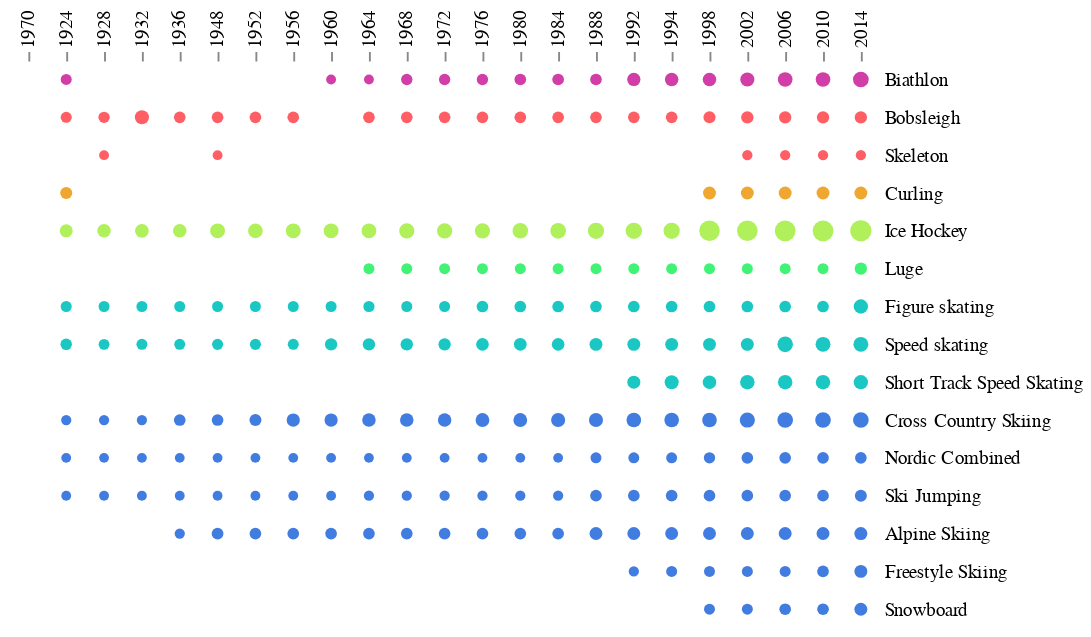

Notebook code cell kept with this figure:
### Code cell
scatter = alt.Chart(medals_df).mark_point(filled=True).encode(
    x=alt.X('year(Year):O', axis=alt.Axis(title='', domain=False, labelAngle=-90)),
    y=alt.Y('Discipline:O', axis=alt.Axis(title='', domain=False, ticks=False), sort=alt.SortField(field='Sport')),
    color=alt.Color('Sport:O', scale=alt.Scale(scheme='rainbow'), legend=None),
    size=alt.Size('count(Gender_Event):Q', scale=alt.Scale(range=[25, 125]), legend=None)
)

dummy = pd.DataFrame({'x': [1940, 1944]})

annotation = alt.Chart(medals_df).mark_rect(fill='red', opacity=0.5).encode(
    x=alt.X('1948:O'),
    x2=alt.X2('1952:O'),
)

layered = alt.layer(annotation, scatter)
layered.configure_axisY(
    orient='right'
).configure_axisX(
    orient='top'
).configure_view(
    stroke='transparent'
)

### Figure 1 — Vega specification as saved in the notebook (floating-point values rounded to 4 significant figures; data arrays with more than 128 entries replaced by an {"elided": "..."} marker saying what was removed)
{"$schema": "https://vega.github.io/schema/vega/v5.json", "data": [{"name": "source_0", "values": {"elided": "5770 records"}, "transform": [{"type": "formula", "expr": "toDate(datum['Year'])", "as": "Year"}, {"type": "formula", "expr": "toDate(datum['1952'])", "as": "1952"}, {"type": "formula", "expr": "toDate(datum['1948'])", "as": "1948"}]}, {"name": "data_0"}, {"name": "data_1", "values": {"elided": "233 records"}, "transform": [{"type": "formula", "expr": "toDate(datum['year_Year'])", "as": "year_Year"}]}, {"name": "source_0_x_domain_1948_0", "values": [{"1948": null}], "transform": [{"type": "formula", "expr": "toDate(datum['1948'])", "as": "1948"}]}, {"name": "source_0_x_domain_1952_1", "values": [{"1952": null}], "transform": [{"type": "formula", "expr": "toDate(datum['1952'])", "as": "1952"}]}, {"name": "data_1_x_domain_year_Year_2", "values": [{"year_Year": "1924-01-01T00:00:00.000"}, {"year_Year": "1928-01-01T00:00:00.000"}, {"year_Year": "1932-01-01T00:00:00.000"}, {"year_Year": "1936-01-01T00:00:00.000"}, {"year_Year": "1948-01-01T00:00:00.000"}, {"year_Year": "1952-01-01T00:00:00.000"}, {"year_Year": "1956-01-01T00:00:00.000"}, {"year_Year": "1960-01-01T00:00:00.000"}, {"year_Year": "1964-01-01T00:00:00.000"}, {"year_Year": "1968-01-01T00:00:00.000"}, {"year_Year": "1972-01-01T00:00:00.000"}, {"year_Year": "1976-01-01T00:00:00.000"}, {"year_Year": "1980-01-01T00:00:00.000"}, {"year_Year": "1984-01-01T00:00:00.000"}, {"year_Year": "1988-01-01T00:00:00.000"}, {"year_Year": "1992-01-01T00:00:00.000"}, {"year_Year": "1994-01-01T00:00:00.000"}, {"year_Year": "1998-01-01T00:00:00.000"}, {"year_Year": "2002-01-01T00:00:00.000"}, {"year_Year": "2006-01-01T00:00:00.000"}, {"year_Year": "2010-01-01T00:00:00.000"}, {"year_Year": "2014-01-01T00:00:00.000"}], "transform": [{"type": "formula", "expr": "toDate(datum['year_Year'])", "as": "year_Year"}]}, {"name": "data_0_y_domain_Discipline", "values": [{"Discipline": "Biathlon", "sort_field": "Biathlon"}, {"Discipline": "Bobsleigh", "sort_field": "Bobsleigh"}, {"Discipline": "Curling", "sort_field": "Curling"}, {"Discipline": "Ice Hockey", "sort_field": "Ice Hockey"}, {"Discipline": "Figure skating", "sort_field": "Skating"}, {"Discipline": "Speed skating", "sort_field": "Skating"}, {"Discipline": "Cross Country Skiing", "sort_field": "Skiing"}, {"Discipline": "Nordic Combined", "sort_field": "Skiing"}, {"Discipline": "Ski Jumping", "sort_field": "Skiing"}, {"Discipline": "Skeleton", "sort_field": "Bobsleigh"}, {"Discipline": "Alpine Skiing", "sort_field": "Skiing"}, {"Discipline": "Luge", "sort_field": "Luge"}, {"Discipline": "Short Track Speed Skating", "sort_field": "Skating"}, {"Discipline": "Freestyle Skiing", "sort_field": "Skiing"}, {"Discipline": "Snowboard", "sort_field": "Skiing"}]}, {"name": "data_1_color_domain_Sport", "values": [{"Sport": "Biathlon"}, {"Sport": "Bobsleigh"}, {"Sport": "Curling"}, {"Sport": "Ice Hockey"}, {"Sport": "Skating"}, {"Sport": "Skiing"}, {"Sport": "Luge"}]}, {"name": "data_1_size_domain___count", "values": [{"min": 3, "max": 138}]}], "signals": [{"name": "x_step", "value": 20}, {"name": "width", "update": "bandspace(domain('x').length, 0, 0) * x_step"}, {"name": "y_step", "value": 20}, {"name": "height", "update": "bandspace(domain('y').length, 1, 0.5) * y_step"}], "marks": [{"type": "rect", "name": "layer_0_marks", "from": {"data": "source_0"}, "encode": {"update": {"y2": {"field": {"signal": null, "datum": null, "group": "height", "parent": null}}, "fill": {"value": "red"}, "description": {"signal": "\"1948: \" + (isValid(datum[\"1948\"]) ? datum[\"1948\"] : \"\"+datum[\"1948\"]) + \"; 1952: \" + (isValid(datum[\"1952\"]) ? datum[\"1952\"] : \"\"+datum[\"1952\"])"}, "x": {"field": "1948", "scale": "x", "band": 0.5}, "x2": {"field": "1952", "scale": "x", "band": 0.5}, "opacity": {"value": 0.5}, "y": {"value": 0}}}, "style": ["rect"]}, {"type": "symbol", "name": "layer_1_marks", "from": {"data": "data_1"}, "encode": {"update": {"size": {"field": "__count", "scale": "size"}, "ariaRoleDescription": {"value": "point"}, "description": {"signal": "\"Year (year): \" + (timeFormat(datum[\"year_Year\"], timeUnitSpecifier([\"year\"], {\"year-month\":\"%b %Y \",\"year-month-date\":\"%b %d, %Y \"}))) + \"; Discipline: \" + (isValid(datum[\"Discipline\"]) ? datum[\"Discipline\"] : \"\"+datum[\"Discipline\"]) + \"; Sport: \" + (isValid(datum[\"Sport\"]) ? datum[\"Sport\"] : \"\"+datum[\"Sport\"]) + \"; Count of Records: \" + (format(datum[\"__count\"], \"\"))"}, "x": {"field": "year_Year", "scale": "x", "band": 0.5}, "y": {"field": "Discipline", "scale": "y"}, "fill": {"field": "Sport", "scale": "color"}}}, "style": ["point"]}], "scales": [{"name": "x", "type": "band", "domain": {"fields": [{"data": "source_0_x_domain_1948_0", "field": "1948"}, {"data": "source_0_x_domain_1952_1", "field": "1952"}, {"data": "data_1_x_domain_year_Year_2", "field": "year_Year"}], "sort": true}, "range": {"step": {"signal": "x_step"}}, "paddingOuter": 0, "paddingInner": 0}, {"name": "y", "type": "point", "domain": {"data": "data_0_y_domain_Discipline", "field": "Discipline", "sort": {"op": "max", "field": "sort_field"}}, "range": {"step": {"signal": "y_step"}}, "padding": 0.5}, {"name": "color", "type": "ordinal", "domain": {"data": "data_1_color_domain_Sport", "field": "Sport", "sort": true}, "range": {"scheme": "rainbow"}, "interpolate": "hcl"}, {"name": "size", "type": "linear", "domain": [{"signal": "(data(\"data_1_size_domain___count\")[0] || {}).min"}, {"signal": "(data(\"data_1_size_domain___count\")[0] || {}).max"}], "range": [25, 125], "zero": true}], "axes": [{"scale": "x", "formatType": "time", "tickMinStep": {"signal": "datetime(2002, 0, 1, 0, 0, 0, 0) - datetime(2001, 0, 1, 0, 0, 0, 0)"}, "orient": "top", "grid": false, "labelOverlap": true, "domain": false, "zindex": 1, "labelBaseline": "middle", "format": {"signal": "timeUnitSpecifier([\"year\"], {\"year-month\":\"%b %Y \",\"year-month-date\":\"%b %d, %Y \"})"}, "labelAngle": 270, "labelAlign": "left"}, {"scale": "y", "orient": "right", "grid": false, "ticks": false, "zindex": 0, "domain": false}], "config": {"axisX": {"orient": "top"}, "axisY": {"orient": "right"}, "style": {"cell": {"stroke": "transparent"}}}, "padding": 5, "style": "cell", "background": "white"}
